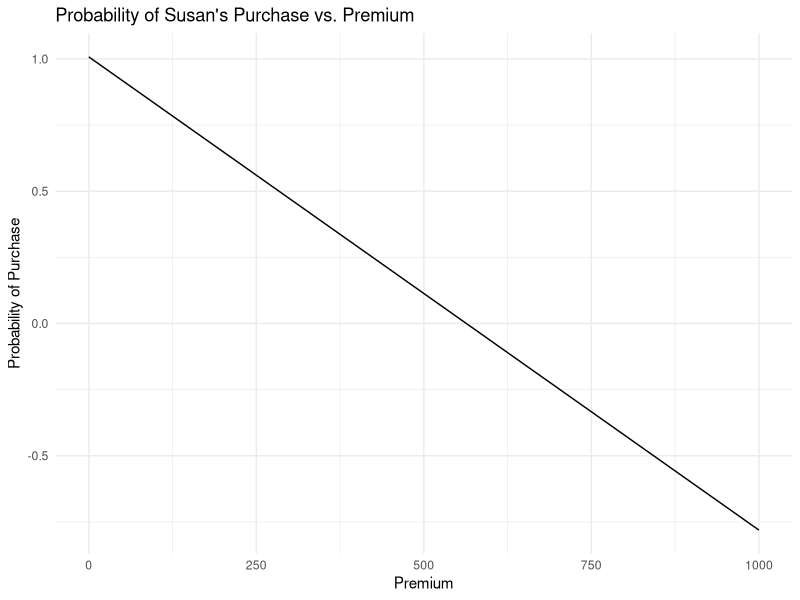

The R source for this figure:
## ---- chunk 1
# Load libraties
library(tidyverse)
library(here)
library(kableExtra)
library(knitr)

# Load the data
insurance_df <- read_csv(here("data", "insurance.csv"))

## ---- chunk 2
summary(insurance_df)
## ---- chunk 3
# run linear regression on variables in formula
lm_insurance <- lm(Yes ~ Premium + Age + Years + Length + Risk, data = insurance_df)

# Extract the coefficients summary
coeff_summary <- summary(lm_insurance)$coefficients

# Display the coefficients with kable
kable(coeff_summary, caption = "Full Summary of Coefficient Estimates and P-values") %>% 
  kable_styling(bootstrap_options = 
                  c("striped", "hover", "condensed", "responsive"))
## ---- chunk 4
# Create a data frame for Susan - set the min and max of the premium coulmn based on the insurance data and fix the other variables
susan_df <- data.frame(
  Premium = 
    seq(min(insurance_df$Premium), max(insurance_df$Premium), length.out = 100),
  Age = 35,
  Years = 8,
  Length = 10,
  Risk = 1.1)

# Calculate the predicted probabilities for Susan based on the linear model (lm_insurance) aka how likely is susan is to accept the insurance premium at different price points based on her profile. 
susan_df$Yes_prob <- predict(lm_insurance, newdata = susan_df, type = "response")

# Plot the Premium vs. Probability of Purchase
ggplot(susan_df, aes(x = Premium, y = Yes_prob)) +
  geom_line() +
  labs(title = "Probability of Susan's Purchase vs. Premium",
       x = "Premium",
       y = "Probability of Purchase") +
  theme_minimal()

# Find the premium where Susan's purchase probability is closest to 0.5
# Finding the premium closest to a 50% purchase probability is often used to assess an individual's average willingness to pay for a product. 
avg_wtp <- susan_df$Premium[which.min(abs(susan_df$Yes_prob - 0.5))]
avg_wtp
